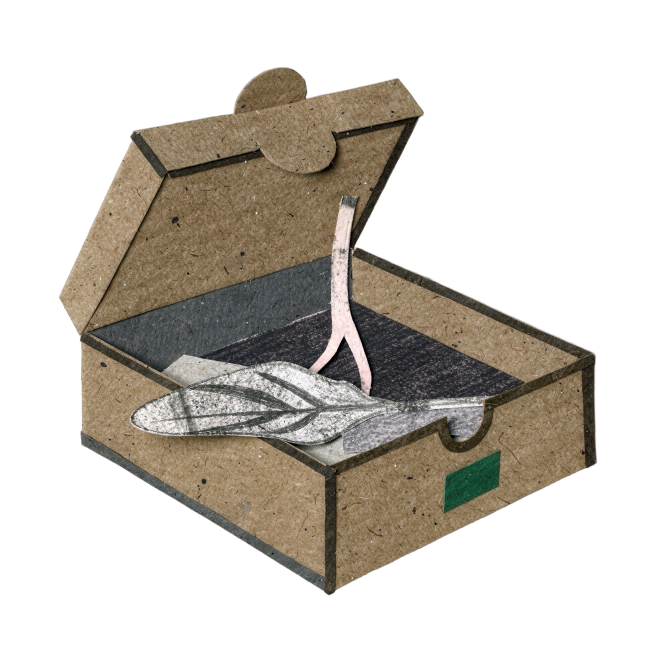
#> input picture assets/collage/cutouts/pizza-box-root-1.png, 2000 x 2000 px, found by its file name (shown at 1/3 size)
$ python -i build_elaine_series.py   (imports and definitions only)
#> lines starting #> are read from the running program, lines starting #| are printed output that depends on the picture
"""Dr. Elaine Ingham, "How to Build Great Soil, Part 1" (Diego Footer): the November and December 2026 post series.

python3 build_elaine_series.py            -> every post
python3 build_elaine_series.py pizza ...  -> only the named posts (keys of POSTS at the bottom)

Clean template set in the spirit of the template specs (1B quote, 2 myth-buster, 3 checklist, 5 big number,
6 reel cover and caption cards, 7 story), brand palette from docs/brand-colors.md, Legacy Purple only on quote slides.
Collage pieces: assets/collage/cutouts/ (tools/collage_generate.py, flux-2-pro with style-reference.png), placed
straight, never tilted. Slide text is the brief's Words section, word for word. Every element is editable.
"""
import os, sys
from PIL import Image
from pptx.util import Emu, Pt

HERE = os.path.dirname(os.path.abspath(__file__))
sys.path.insert(0, os.path.join(HERE, "..", "october"))
from lib import Deck, rect, text, crop, est_lines, _place, ROOT, PX, HEAD, BODY, rgb   # noqa: E402

GREEN, DARK, CREAM, BROWN, SAGE, TAN, INK = "31662F", "1E3F1D", "F3F1EA", "4C3634", "B1BCB1", "C09D7F", "333130"
PURPLE, GLOW, FAINT, TODO = "6B4C7A", "DBE6A7", "6A665C", "B23A2E"
GARA = "EB Garamond"
CUT = "assets/collage/cutouts/"
MIC = "assets/microscopy/"
LOGO_COLOR, LOGO_WHITE = "assets/logo/foundation-logo-color.png", "assets/logo/foundation-logo-white.png"
TMP = os.path.join(ROOT, "renders", ".tmp")
VIDEO = "https://www.youtube.com/watch?v=ErMHR6Mc4Bk"
CREDIT = 'Dr. Elaine Ingham, "How to Build Great Soil, Part 1", Diego Footer'
SERIES = "DR. ELAINE INGHAM · HOW TO BUILD GREAT SOIL"
CLARHOLM = ('Clarholm, "Interactions of bacteria, protozoa and plants leading to mineralization of soil nitrogen", Soil Biology '
            "and Biochemistry, 1985: https://scholar.google.com/scholar?q=Clarholm+1985+Interactions+of+bacteria+protozoa+and+"
            "plants+leading+to+mineralization+of+soil+nitrogen")
RULES = ("Credit line for every quote: " + CREDIT + ". Short quotes with credit are fine; video clips and long excerpts "
         "need Evan to check with Diego first. Caption needs review by Allison (AI-generated by Linnea).")
MISSING = []
PREVIEW = "--preview" in sys.argv     # caption cards on Deep Green, for the review render only


def ts(t):
    m, s = t.split(":"); return f"{VIDEO}&t={int(m) * 60 + int(s)}s"


def src(*times):
    return "Sources: " + "; ".join(f"{CREDIT}, {t}: {ts(t)}" for t in times) + "."


# ---------------------------------------------------------------- pieces
def picture(s, path, x, y, w, h):
    sh = s.shapes.add_picture(path, Emu(int(x * PX)), Emu(int(y * PX)), Emu(int(w * PX)), Emu(int(h * PX)))
    return sh


def logo(s, x, y, w, white):
    return picture(s, os.path.join(ROOT, LOGO_WHITE if white else LOGO_COLOR), x, y, w, w * 668 / 743)


def trimmed(rel):
    os.makedirs(TMP, exist_ok=True)
    out = os.path.join(TMP, "trim-" + os.path.basename(rel))
    im = Image.open(os.path.join(ROOT, rel)).convert("RGBA")
#> im is the input picture: PIL image 2000x2000 RGBA; mean R, G, B, A 49.1, 44.1, 36.9, 98
    box = im.split()[3].point(lambda v: 255 if v > 20 else 0).getbbox()
#> box = (177, 201, 1792, 1786)
    im.crop(box).save(out)
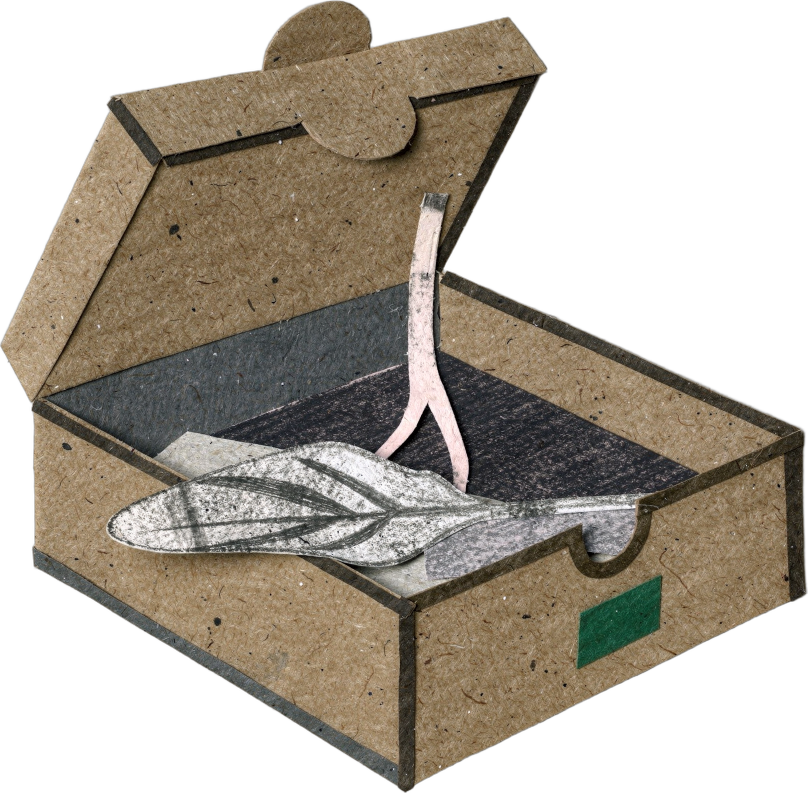
#> saved as trim-pizza-box-root-1.png: PIL image 1615x1585 RGBA (shown at 1/2 size); mean R, G, B, A 76.7, 68.9, 57.6, 153.2; transparent parts drawn white
    return out


# [19 lines left out: functions art, photo, placeholder, not called in this run]


from PIL import ImageFont
FONTFILE = {(HEAD, True): "~/.fonts/Montserrat-Bold.ttf", (BODY, False): "~/.fonts/SourceSans3-Regular.ttf",
            (GARA, False): "~/.fonts/EBGaramond-Italic.ttf"}
_F = {}


# [26 lines left out: functions nlines, fit, words, not called in this run]


# ---------------------------------------------------------------- slide furniture
class Post:
    def __init__(self, name, folder="november", w=1080, h=1350):
        self.name, self.folder, self.W, self.H = name, folder, w, h
        self.d = Deck(w, h, name=name)

    def slide(self, bg, note):
        return self.d.slide(bg, note + " " + RULES, counter=False)

    # [377 lines left out: functions save, furniture, t3, t1b, t5, li_image and 15 more, not called in this run]


POSTS = dict(pizza=pizza, tree_roots=tree_roots, fertilizer_li=fertilizer_li, glue_tie=glue_tie,
             minutes_years=minutes_years, story_woodlot=story_woodlot, water_li=water_li, three_18_42=three_18_42,
             energy=energy, bake=bake, biochar_li=biochar_li, reel_oxygen=reel_oxygen, microscope=microscope,
             teach_li=teach_li, reel_soil_day=reel_soil_day)

# [5 lines not run here, left out]

>>> result = trimmed('../../../assets/collage/cutouts/pizza-box-root-1.png')

$ run again, on assets/collage/cutouts/banana-bunch-1.png
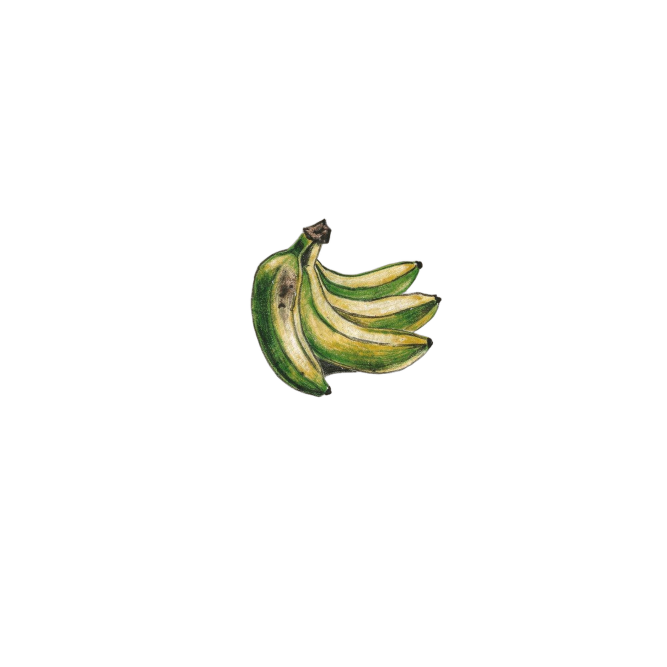
#> input picture assets/collage/cutouts/banana-bunch-1.png, 2000 x 2000 px, found by its file name (shown at 1/3 size)
#> in trimmed, im is the input picture: PIL image 2000x2000 RGBA; mean R, G, B, A 6.2, 6.3, 3.8, 11.5
#> box = (751, 655, 1325, 1192)
#> in trimmed, `im.crop(box).save(out)`:
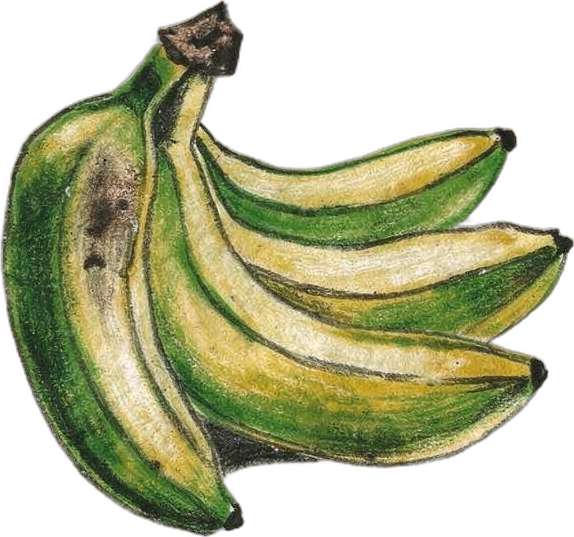
#> saved as trim-banana-bunch-1.png: PIL image 574x537 RGBA; mean R, G, B, A 80.8, 82.4, 49.2, 149.2; transparent parts drawn white

$ run again, on assets/collage/cutouts/book-ama-amoeba-1.png
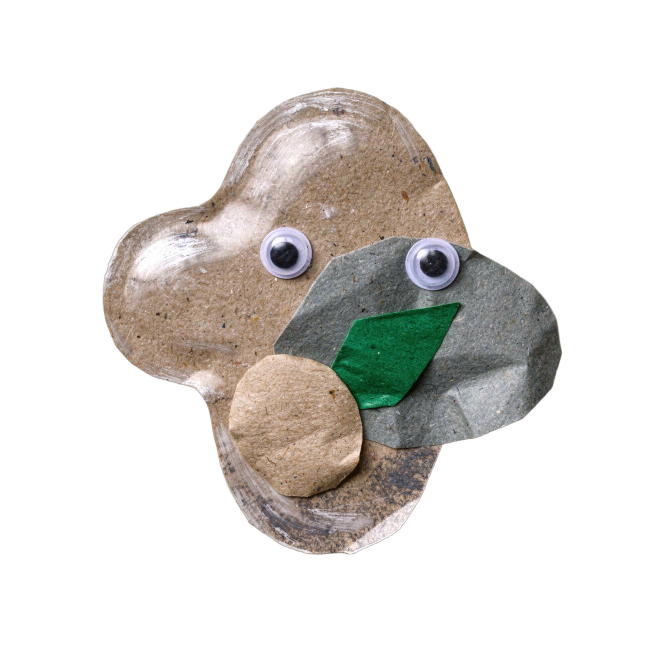
#> input picture assets/collage/cutouts/book-ama-amoeba-1.png, 2000 x 2000 px, found by its file name (shown at 1/3 size)
#> in trimmed, im is the input picture: PIL image 2000x2000 RGBA; mean R, G, B, A 43.1, 40.6, 37.4, 74.2
#> box = (307, 262, 1687, 1665)
#> in trimmed, `im.crop(box).save(out)`:
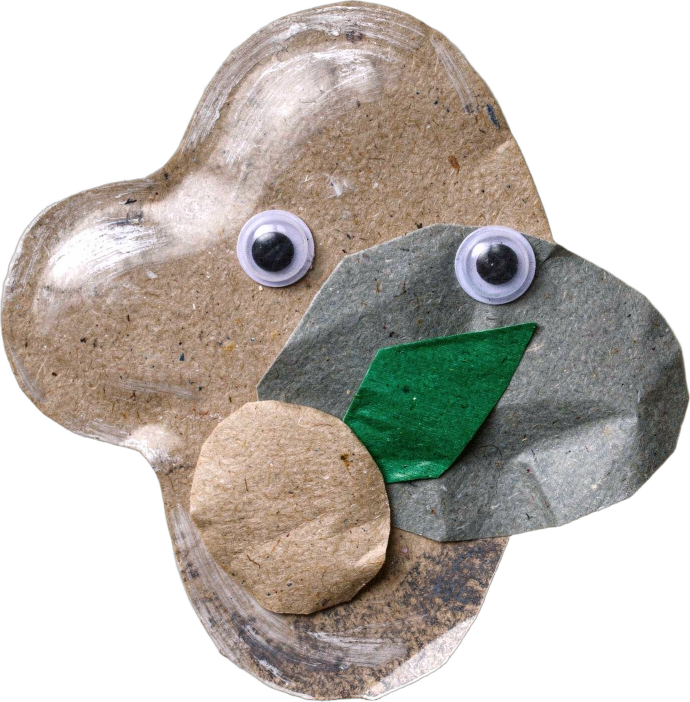
#> saved as trim-book-ama-amoeba-1.png: PIL image 1380x1403 RGBA (shown at 1/2 size); mean R, G, B, A 89.1, 83.9, 77.2, 153.3; transparent parts drawn white

$ run again, on assets/collage/cutouts/book-grandma-worm-1.png
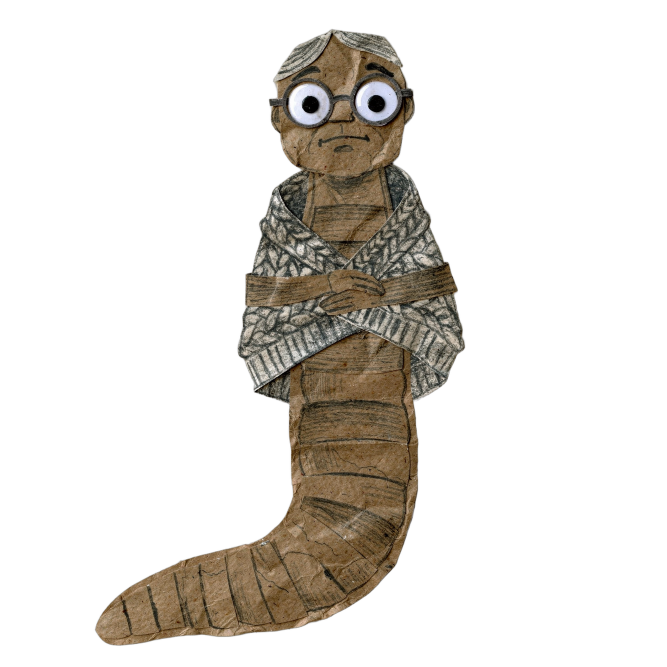
#> input picture assets/collage/cutouts/book-grandma-worm-1.png, 2000 x 2000 px, found by its file name (shown at 1/3 size)
#> in trimmed, im is the input picture: PIL image 2000x2000 RGBA; mean R, G, B, A 26.3, 22.8, 17.8, 56.3
#> box = (284, 86, 1396, 1938)
#> in trimmed, `im.crop(box).save(out)`:
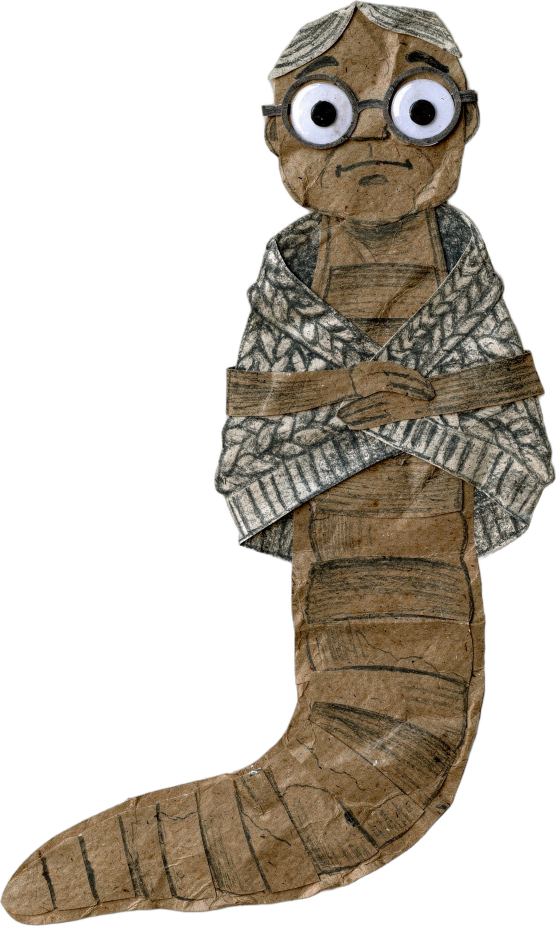
#> saved as trim-book-grandma-worm-1.png: PIL image 1112x1852 RGBA (shown at 1/2 size); mean R, G, B, A 51.1, 44.3, 34.6, 109.4; transparent parts drawn white
